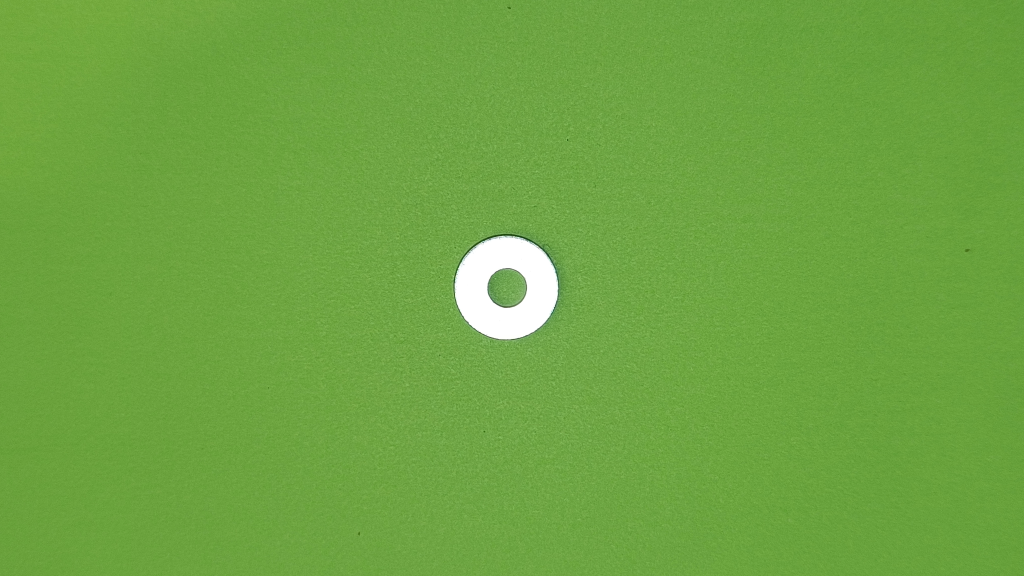
#> input picture Codigo/images/train/arandela_1.jpg, 4096 x 2304 px (shown at 1/4 size); its folder holds only this picture in this run
$ jupyter execute --allow-errors image_processing.ipynb
#> lines starting #> are read from the running program, lines starting #| are printed output that depends on the picture; after the words box and inside, x2 and y2 are one past the last pixel; in counts of white or black regions, pixels touching at a corner belong together; long printed decimals are rounded
[cell 1]
import os
import numpy as np
import skimage
import matplotlib.pyplot as plt
import cv2

# Load the images

[cell 2]
features = {}

[cell 3]
import os
import numpy as np
from skimage import io, transform, filters
from skimage.morphology import disk
from skimage import color

def load_images(image_folder, target_size=None):
#> called with image_folder = 'images/train'
    images = []
    labels = []

    for filename in os.listdir(image_folder):
        print(f"Processing: {filename}")
        if filename.endswith(".jpg") or filename.endswith(".png"):
            # Load the image
            img = io.imread(os.path.join(image_folder, filename), as_gray=False)
#> img is the input picture: shape (2304, 4096, 3); mean R, G, B 110.2, 165.1, 65.9

            print(f'Original shape: {img.shape}')
#| Original shape: (2304, 4096, 3)

            # Compute mean color per channel
            mean_color = img.mean(axis=(0, 1))
#> mean_color = [110.2, 165.1, 65.94]
            print(f"Mean color (RGB): {mean_color}")
#| Mean color (RGB): [110.163 165.083  65.939]

            # Define a threshold for background detection (adjustable)
            threshold = 85

            # Create a mask where pixels close to mean color are set to black
            mask = np.linalg.norm(img - mean_color, axis=-1) < threshold
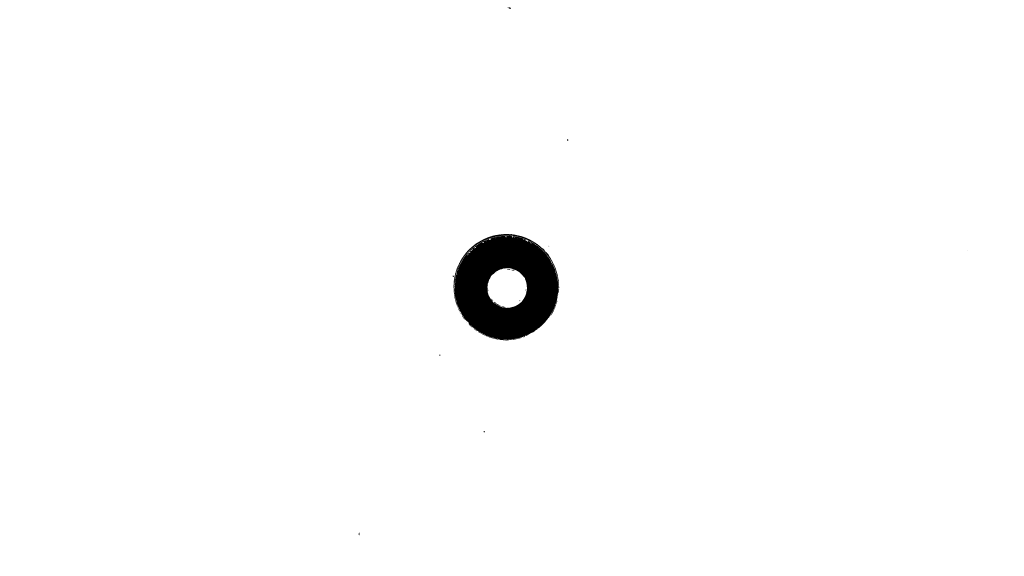
#> mask: shape (2304, 4096) bool (shown at 1/4 size); 98.7% white; 27 black regions (18 under 20 px), largest, box (x1, y1, x2, y2) and area: (1814, 936, 2237, 1361) 119429, (2036, 28, 2044, 36) 37, (1434, 2130, 1438, 2141) 30
            img[mask] = [0, 0, 0]  # Convert background to black
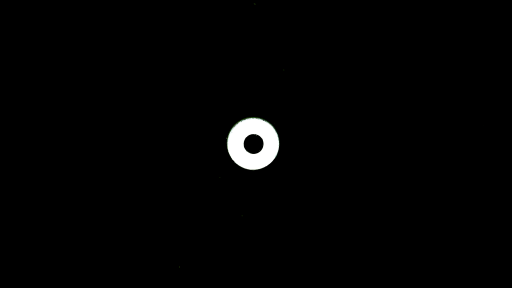
#> img: shape (2304, 4096, 3) (shown at 1/8 size); mean R, G, B 3.1, 3.1, 3.1

            # Convert to grayscale
            gray_img = color.rgb2gray(img)

            if gray_img.shape[1] > gray_img.shape[0]:  # Width > Height
                gray_img = np.rot90(gray_img)  # Rotate 90 degrees to make it portrait
#> gray_img: shape (4096, 2304) float64

            # Get original dimensions
            if target_size is not None:
                original_height, original_width = gray_img.shape
                aspect_ratio = original_width / original_height
                print(f'Aspect ratio: {aspect_ratio}')

                # Compute new dimensions to preserve aspect ratio
                target_width, target_height = target_size
                if aspect_ratio > 1:  # Landscape
                    new_width = target_width
                    new_height = int(target_width / aspect_ratio)
                else:  # Portrait or square
                    new_height = target_height
                    new_width = int(target_height * aspect_ratio)

                # Resize the image
                img_resized = cv2.resize(gray_img, (new_width, new_height), interpolation=cv2.INTER_AREA)
                #print(img_resized.shape)
            else:
                img_resized = gray_img

            # Apply a median filter
            img_filtered = filters.rank.median(img_resized, disk(5))

            # Append processed image and label
            images.append(img_filtered)
            labels.append(filename.split('_')[0])

    # Return the final arrays
    return np.array(images), np.array(labels)


# Load images into dataset
image_folder = 'images/train'

images, labels = load_images(image_folder)

[cell 4]
save_folder = "images/grayscale"
os.makedirs(save_folder, exist_ok=True)  # Create folder if it doesn't exist

for i, (im, label) in enumerate(zip(images, labels)):
    fig, ax = plt.subplots(figsize=(5, 5))  # Create figure with single axis
    ax.imshow(im, cmap='gray')
    ax.set_title(f'Label: {label}')
    ax.axis('off')  # Hide axes
    #plt.show()
    # Save the plot
    save_path = os.path.join(save_folder, f"{label}_{i}.jpg")
    fig.savefig(save_path, bbox_inches='tight', pad_inches=0, dpi=300)
    plt.close(fig)  # Close figure to free memory
#> this loop made 1 pass
#> label on pass 1: 'arandela'

print("Images saved successfully!")

# Thresholding

[cell 5]
from skimage.filters import threshold_otsu, threshold_li
import os
from skimage import io

# Define save folder
save_folder = "images/black_and_white/li"
os.makedirs(save_folder, exist_ok=True)  # Create folder if it doesn't exist

aux_ims = []
for i, (im, label) in enumerate(zip(images, labels)):
    # Apply Otsu's threshold
    local_otsu = threshold_li(im)
    thresh_image = (im >= local_otsu).astype(np.uint8) * 255

    # Invert to obtain black background if needed
    if np.mean(thresh_image) > 127:
        thresh_image = cv2.bitwise_not(thresh_image)
        print(f"Inverting colors for {label}_{i}.jpg")

    aux_ims.append(thresh_image)

    plt.figure(figsize=(5, 5))
    plt.imshow(thresh_image, cmap='gray')
    plt.title(f'Label: {label}')
    plt.axis('off')
    # Save the thresholded image
    save_path = os.path.join(save_folder, f"{label}_{i}.jpg")
    io.imsave(save_path, thresh_image)
#> this loop made 1 pass
#> (label, local_otsu) on pass 1: ('arandela', 3.13)
#> after the loop, aux_ims = 1 item

print("Thresholded images processed and saved successfully!")
images = aux_ims
#> images = 1 item

# Closing Filtering

[cell 6]
from skimage.morphology import dilation, binary_closing

def apply_filter(images, filter):
    filtered_images = []
    for image in images:
        filtered = filter(image, disk(10))
        filtered_images.append(filtered)
#> this loop made 1 pass
#> after the loop, filtered_images = 1 item
    return filtered_images

filtered_images = apply_filter(images, binary_closing)
#> filtered_images = 1 item

[cell 7]
import random

# Select a few random images to display
num_samples = 5
#> (the rest of this cell did not finish here and is left out)

# Find the object's contours

[cell 8]
def find_and_filter_contours(image, min_length):
    if np.mean(image) > 127:  # Invert for white background
        image = cv2.bitwise_not(image)
        print(f"Inverting colors.")

    contours, _ = cv2.findContours(image, cv2.RETR_EXTERNAL, cv2.CHAIN_APPROX_SIMPLE)
    return [cnt for cnt in contours if cv2.arcLength(cnt, closed=True) >= min_length]

[cell 9]
contours_list = []

for index, image in enumerate(filtered_images):
    if image.dtype == np.bool_:
        image = image.astype(np.uint8) * 255
    contours = find_and_filter_contours(image, min_length=100)
    assert(len(contours)>0)
    contours_list.append(contours)

    img_with_contours = cv2.cvtColor(image, cv2.COLOR_GRAY2BGR)
    cv2.drawContours(img_with_contours, contours, -1, (0, 0, 255), 25)

    plt.figure(figsize=(6, 6))
    plt.imshow(cv2.cvtColor(img_with_contours, cv2.COLOR_BGR2RGB))
    plt.title('Image with Contours')
    plt.axis('off')
    plt.show()
#> this loop made 1 pass
#> pass 1, `plt.show()`:
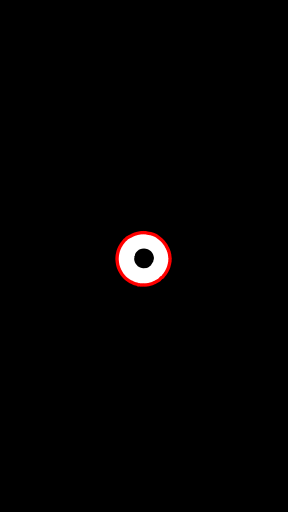
#> shown: shape (4096, 2304, 3) (shown at 1/8 size); mean R, G, B 3.7, 2.8, 2.8
#> after the loop, contours_list = 1 item

# Crop the images around the main contour's bounding box

[cell 10]
def crop_objects(images, contours_list):
    cropped_images = []
    adjusted_contours_list = []
    adjusted_hulls_list = []
    for image, contours in zip(images, contours_list):
        all_points = np.vstack(contours)
        cv2_contours = np.array(all_points, dtype=np.int32)
        # Compute convex hull of the main contour
        convex_hull = cv2.convexHull(cv2_contours)

        # Get bounding rectangle around the convex hull
        x, y, w, h = cv2.boundingRect(convex_hull)

        # Crop the image using the bounding rectangle
        cropped = image[y:y+h, x:x+w]

        # Adjust the contours by shifting them to the cropped image coordinate system
        adjusted_contours = [cnt - np.array([x, y]) for cnt in cv2_contours]
        adjusted_hull = convex_hull - np.array([x, y])

        cropped_images.append(cropped)
        adjusted_contours_list.append(adjusted_contours)
        adjusted_hulls_list.append(adjusted_hull)
#> this loop made 1 pass
#> (x, y, w, h) on pass 1: (936, 1860, 425, 421)
#> pass 1, in crop_objects, `cropped = image[y:y+h, x:x+w]`:
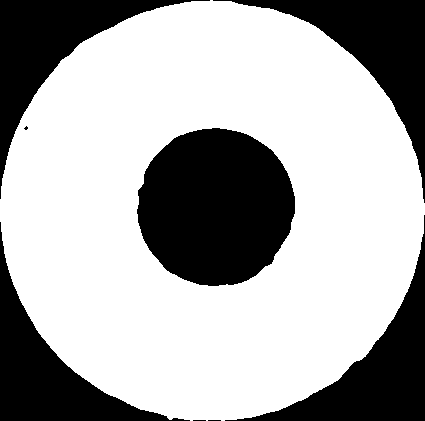
#> cropped: shape (421, 425); 67.2% white; 8 black regions (3 under 20 px), largest, box (x1, y1, x2, y2) and area: (137, 128, 295, 286) 19447, (213, 0, 425, 203) 10147, (225, 215, 425, 421) 9916, (0, 0, 210, 199) 9686, (0, 222, 190, 421) 9507
#> after the loop, adjusted_contours_list = 1 item; adjusted_hulls_list = 1 item; cropped_images = 1 item

    return cropped_images, adjusted_contours_list, adjusted_hulls_list

[cell 11]
cropped_images, adjusted_contours_list, adjusted_hulls_list = crop_objects(images, contours_list)
#> cropped_images = 1 item; adjusted_contours_list = 1 item; adjusted_hulls_list = 1 item

[cell 12]
import random

num_samples = 25
#> (the rest of this cell did not finish here and is left out)

# Compute features

[cell 13]
import math
from skimage.measure import moments_central, moments_normalized, moments_hu
import pandas as pd

# List to store feature vectors
feature_list = []

for i, (cropped, contours, hull) in enumerate(zip(cropped_images, adjusted_contours_list, adjusted_hulls_list)):
    contours = np.array(contours)

    # Compute OpenCV Hu Moments
    moments_cv2 = cv2.moments(hull)
    hu_moments_cv2 = cv2.HuMoments(moments_cv2).flatten()

    # Compute Area and Perimeter
    area = cv2.contourArea(contours)
    perimeter = cv2.arcLength(contours, True)

    # Compute Circularity

    circularity = (4 * np.pi * area) / (perimeter ** 2) if perimeter != 0 else 0

    # Compute Convex Hull Features
    hull_area = cv2.contourArea(hull)
    hull_perimeter = cv2.arcLength(hull, closed=True)

    hull_circularity = (4 * np.pi * hull_area) / (hull_perimeter ** 2) if hull_perimeter != 0 else 0

    solidity = area / hull_area if hull_area != 0 else 0
    convexity = hull_perimeter / perimeter if perimeter != 0 else 0

    # Compute Min Enclosing Circle
    (x, y), radius = cv2.minEnclosingCircle(hull)
    circle_area = math.pi * (radius ** 2)

    area_ratio = hull_area / circle_area if circle_area != 0 else 0

    # Compute Ellipse Fitting
    if len(hull) >= 5:  # cv2.fitEllipse requires at least 5 points
        ellipse = cv2.fitEllipse(hull)
        major_axis = max(ellipse[1])
        minor_axis = min(ellipse[1])
        axis_aspect_ratio = minor_axis / major_axis if major_axis != 0 else 0
        eccentricity = np.sqrt(1 - (minor_axis ** 2 / major_axis ** 2)) if major_axis != 0 else 0
    else:
        major_axis, minor_axis, axis_aspect_ratio, eccentricity = 0, 0, 0, 0

    # Compute Perimeter/Area Ratio
    per_area_aspect_ratio = perimeter / hull_area if hull_area != 0 else 0

    # Append all features to list
    feature_vector = np.concatenate((
        hu_moments_cv2,
        [area, perimeter, circularity, hull_circularity, solidity, convexity,
         area_ratio, axis_aspect_ratio, eccentricity, per_area_aspect_ratio]
    ))
    feature_list.append(feature_vector)
#> this loop made 1 pass
#> (area, perimeter, circularity, hull_area, hull_perimeter, hull_circularity, solidity, convexity) on pass 1: (139056.5, 1404.9, 0.885, 139762, 1326.5, 0.998, 0.995, 0.944)
#> after the loop, feature_list = 1 item

# Define column names
columns = [
    "Hu1_hull", "Hu2_hull", "Hu3_hull", "Hu4_hull", "Hu5_hull", "Hu6_hull", "Hu7_hull",
    "Area", "Perimeter", "Circularity","Hull_Circularity", "Solidity", "Convexity",
    "Circle_Area_Ratio", "Axis_Aspect_Ratio", "Eccentricity", "Perimeter_Area_Ratio"
]

# Create a DataFrame
df_features = pd.DataFrame(feature_list, columns=columns)
#> df_features = table of 1 rows and 17 columns

df_features['Label'] = labels
df_features
#> Out = table of 1 rows and 18 columns

[cell 14]
import seaborn as sns

features = df_features.select_dtypes(include=['number']).columns
label_col = "Label"  # Update if your label column has a different name

# Create box plots for each feature
for feature in features:
    plt.figure(figsize=(10, 6))
    sns.boxplot(x=df_features[label_col], y=df_features[feature])
    plt.title(f"Box Plot of {feature} by {label_col}")
    plt.xticks(rotation=45)
    plt.show()
#> this loop made 17 passes
#> pass 1, `plt.show()`:
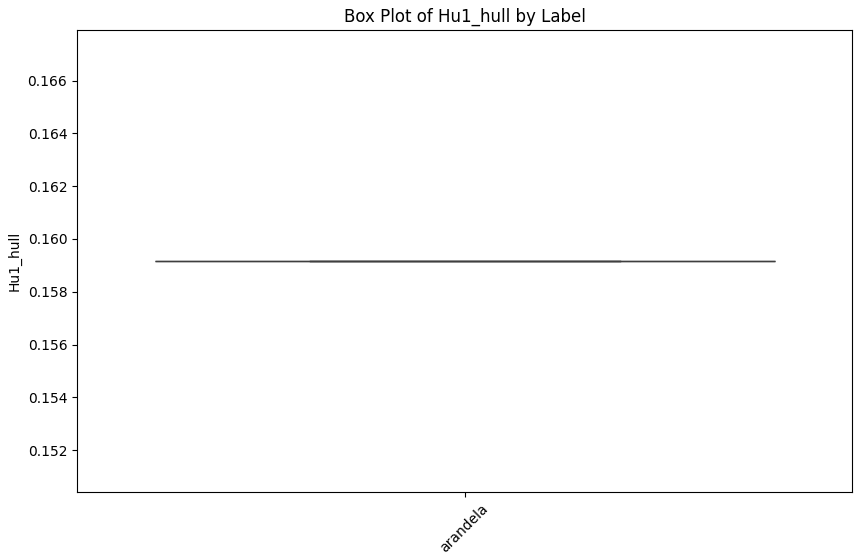
#> figure drawn by matplotlib, 1 panel

## Scale the features

[cell 15]
from sklearn.preprocessing import MinMaxScaler, StandardScaler

scaler = StandardScaler()
scaled_data = scaler.fit_transform(df_features.drop(columns=['Label']))

mean_array = scaler.mean_
var_array = scaler.var_

print(" mean:", mean_array)
print(" variance:", var_array)

scaled_df = pd.DataFrame(scaled_data, columns=df_features.drop(columns=['Label']).columns)
#> scaled_df = table of 1 rows and 17 columns
scaled_df['Label'] = labels

[cell 16]
scaled_df.columns

#> (a cell that did not finish here is left out)

[cell 18]
mean_array[:]

[cell 19]
var_array[:]

[cell 20]
import seaborn as sns

features = scaled_df.select_dtypes(include=['number']).columns
label_col = "Label"  # Update if your label column has a different name

# Create box plots for each feature
for feature in features:
    plt.figure(figsize=(10, 6))
    sns.boxplot(x=scaled_df[label_col], y=scaled_df[feature])
    plt.title(f"Box Plot of {feature} by {label_col}")
    plt.xticks(rotation=45)
    plt.show()

## Feature Selection

[cell 21]
from sklearn.feature_selection import f_classif, SelectKBest

X = scaled_df.drop(columns=['Label'])  # Features
#> X = table of 1 rows and 17 columns
y = scaled_df['Label']                # Label

f_values, p_values = f_classif(X, y)

# Display scores
for feature, f_val, p_val in zip(X.columns, f_values, p_values):
    print(f"Feature: {feature}, F-value: {f_val:.2f}, P-value: {p_val:.4f}")

[cell 22]
from sklearn.feature_selection import mutual_info_classif

#> (the rest of this cell did not finish here and is left out)

[cell 23]
scaled_df.columns

[cell 24]
selected_features_df = scaled_df[['Label', 'Hu1_hull', 'Circle_Area_Ratio', 'Eccentricity']]
#> selected_features_df = table of 1 rows and 4 columns
selected_features_df
#> Out = table of 1 rows and 4 columns

### Convert label to categorical features

[cell 25]
selected_features_df["label_categorical"] = selected_features_df["Label"].astype("category").cat.codes
category_mapping = dict(enumerate(selected_features_df["Label"].astype("category").cat.categories))
#> category_mapping = {0: 'arandela'}

print("DataFrame with Categorical Codes:")
print(selected_features_df.head())
#|       Label  Hu1_hull  Circle_Area_Ratio  Eccentricity  label_categorical
#| 0  arandela       0.0                0.0           0.0                  0

print("\nCategory Mapping:")
print(category_mapping)
#| {0: 'arandela'}

[cell 26]
selected_features_df.drop(columns=['Label'], inplace=True)

# Implement K-Nearest Neighbours

[cell 27]
from sklearn.neighbors import KNeighborsClassifier
from sklearn.model_selection import cross_val_score, KFold, StratifiedKFold
from sklearn.utils import shuffle

selected_features_df = shuffle(selected_features_df, random_state=42).reset_index(drop=True)
X = np.array(selected_features_df.drop(columns=['label_categorical']))
#> X = [[0, 0, 0]]
y = np.array(selected_features_df['label_categorical'])
#> y = [0]

skf = StratifiedKFold(n_splits=5, shuffle=True, random_state=42)

knn_model = KNeighborsClassifier(n_neighbors=7)  # Using k=7

#> (the rest of this cell did not finish here and is left out)

## My version

[cell 28]
import warnings
from collections import Counter

def knn(X, y, predict, k, category_mapping):
    if(X.shape[1] != predict.shape[0]):
        raise(f"Invalid input shape. It should be {X.shape} but it is {predict.shape}.")
    if(k <= len(np.unique(y))):
        warnings.warn('K is set to a value less than total voting groups.')

    X = np.array(X)
    y = np.array(y)
    predict = np.array(predict)
    # KNN Algorithm
    distances = []
    for index, instance in enumerate(X):
        euclidean_distance = np.linalg.norm(instance-predict)
        distances.append([euclidean_distance, y[index]])

    votes = [i[1] for i in sorted(distances)[:k]]
    vote_result = Counter(votes).most_common(1)[0]

    vote_result_categorical = category_mapping[vote_result[0]] # Gives the name of the class ('arandela' for example)
    #print(vote_result)
    confidence = vote_result[1] / k
    #print(f"Confidence: {confidence* 100}%")

    return vote_result_categorical, confidence

[cell 29]
from sklearn.metrics import confusion_matrix
import seaborn as sns

# Define variables to store predictions and true labels for confusion matrix
y_true = []  # True labels
y_pred = []  # Predicted labels

# Loop over all test samples and store results
for i in range(len(X)):
    prediction, _ = knn(X, y, X[i], k=5, category_mapping=category_mapping)
    y_true.append(category_mapping[y[i]])  # Store the true class name (category_mapping maps label to class)
    y_pred.append(prediction)  # Store the predicted class name
#> this loop made 1 pass
#> (y in knn, votes in knn, vote_result in knn, vote_result_categorical in knn, confidence in knn, prediction) on pass 1: ([0], [0], (0, 1), 'arandela', 0.2, 'arandela')
#> after the loop, y_pred = ['arandela']; y_true = ['arandela']

# Compute the confusion matrix
cm = confusion_matrix(y_true, y_pred, labels=list(category_mapping.values()))
#> cm = [1]

plt.figure(figsize=(8, 6))
sns.heatmap(cm, annot=True, fmt="d", cmap="Blues", xticklabels=category_mapping.values(), yticklabels=category_mapping.values())
plt.xlabel('Predicted')
plt.ylabel('True')
plt.title('Confusion Matrix')
plt.show()
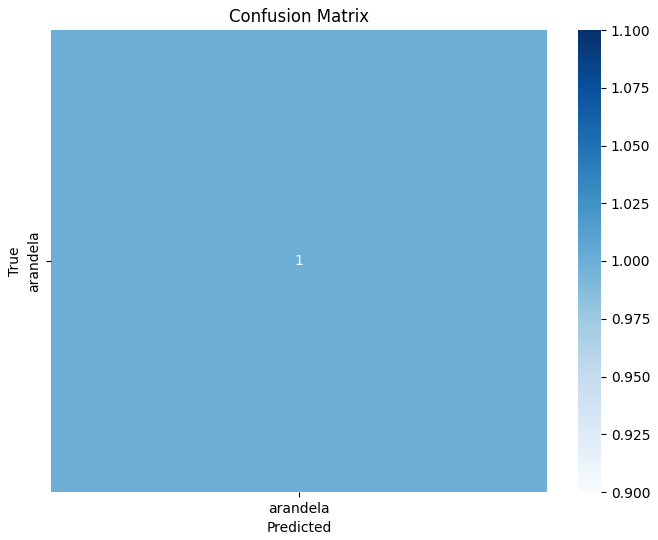
#> figure drawn by matplotlib, 2 panels

# Implement K-Means

[cell 30]
# [9 lines left out: functions initialize_centroids, assign_clusters, not called in this run]

def update_centroids(X, labels, k):
    """Compute new centroids as the mean of points in each cluster."""
    return np.array([X[labels == i].mean(axis=0) for i in range(k)])

[cell 31]
def kmeans_plusplus_initialization(X, k):
    """
    K-Means++ initialization for selecting initial centroids.
    """
    n_samples, n_features = X.shape

    # Step 1: Randomly select the first centroid
    centroids = [X[np.random.choice(n_samples)]]

    for _ in range(1, k):
        # Step 2: Compute squared distances to the nearest centroid
        distances = np.array([min([np.linalg.norm(x - c)**2 for c in centroids]) for x in X])

        # Step 3: Select the next centroid with probability proportional to distances
        probabilities = distances / distances.sum()
        next_centroid_idx = np.random.choice(n_samples, p=probabilities)
        centroids.append(X[next_centroid_idx])

    return np.array(centroids)

[cell 32]
def kmeans(X, k, max_iters=100, tol=1e-4, n_init=10):
    """
    Run K-Means multiple times and return the best result.

    Parameters:
    - X: numpy array of shape (n_samples, n_features), the input data.
    - k: int, the number of clusters.
    - max_iters: int, maximum number of iterations per run.
    - tol: float, tolerance for convergence.
    - n_init: int, number of times to run K-Means with different initializations.

    Returns:
    - best_centroids: numpy array of shape (k, n_features), the best centroids.
    - best_labels: numpy array of shape (n_samples,), the best cluster assignments.
    - best_inertia: float, the lowest inertia achieved.
    """
#> called with X = array of shape (1, 3), k = 4, max_iters = 100, tol = 0.0001, n_init = 10
    best_inertia = np.inf
    best_centroids = None
    best_labels = None

    for _ in range(n_init):
        # Run K-Means
        centroids = kmeans_plusplus_initialization(X, k)
        for _ in range(max_iters):
            labels = assign_clusters(X, centroids)
            new_centroids = update_centroids(X, labels, k)

            # Check for convergence
            if np.linalg.norm(new_centroids - centroids) < tol:
                break

            centroids = new_centroids

        # Compute inertia (sum of squared distances)
        inertia = np.sum([np.linalg.norm(X[labels == j] - centroids[j])**2 for j in range(k)])

        # Update best result
        if inertia < best_inertia:
            best_inertia = inertia
            best_centroids = centroids
            best_labels = labels
#> this loop made 1 pass
#> after the loop, best_inertia = inf

    return best_centroids, best_labels, best_inertia

#> (a cell that did not finish here is left out)

[cell 34]
from scipy.stats import mode

# [11 lines left out: function cluster_to_label_mapping, not called in this run]

# Compute cluster-to-label mapping
#> (the rest of this cell did not finish here and is left out)

[cell 35]
# [5 lines left out: function clustering_accuracy, not called in this run]

# Compute accuracy
#> (the rest of this cell did not finish here and is left out)

# Save the final dataframe

[cell 36]
category_mapping
#> Out = {0: 'arandela'}

[cell 37]
selected_features_df
#> Out = table of 1 rows and 4 columns

[cell 38]
final = shuffle(scaled_df, random_state=42)
#> final = table of 1 rows and 18 columns
